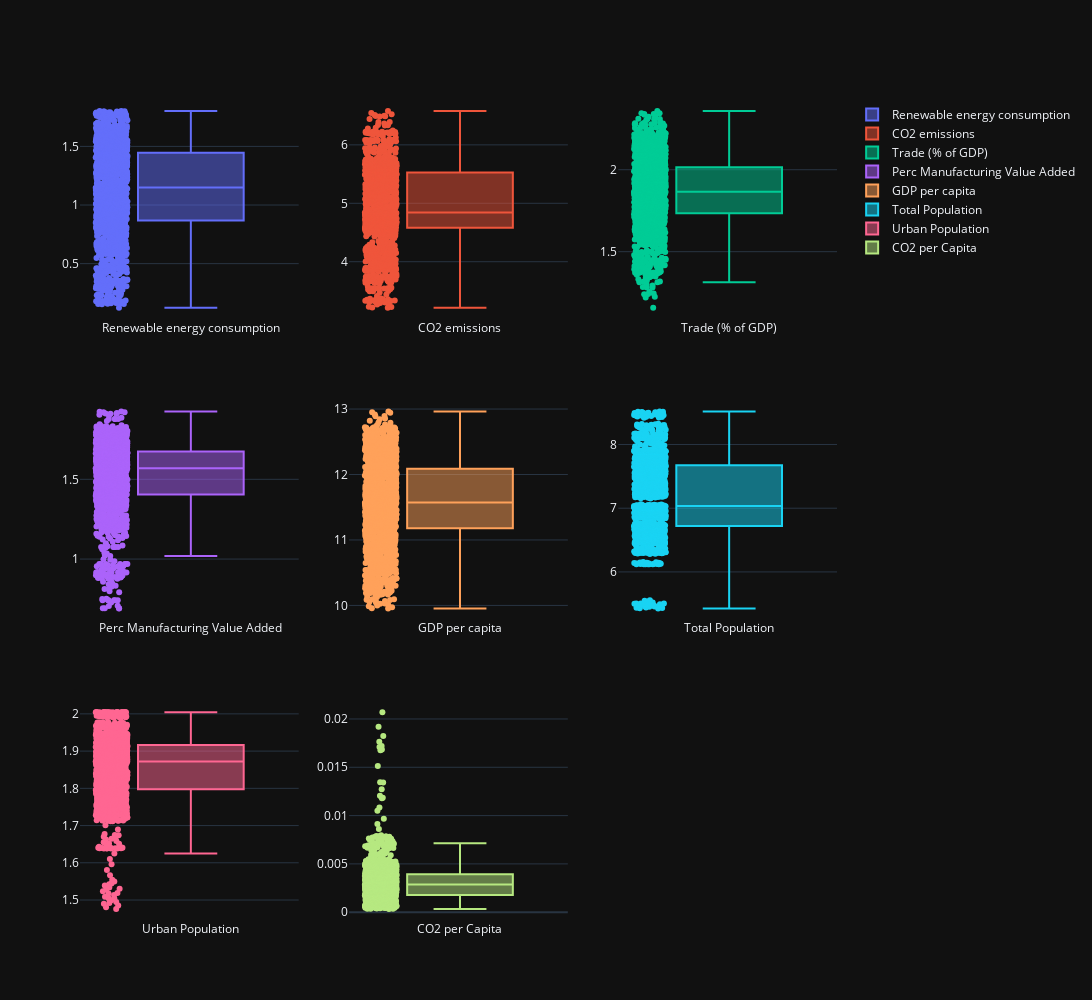

Notebook cell for this chart:
### Markdown cell above
### Box Plots

### Code cell
# create box plots to further investigate data and their distributions
from plotly.subplots import make_subplots
import plotly.graph_objects as go

n_rows=3
n_cols=3

vars = ['Renewable energy consumption', 'CO2 emissions',
       'Trade (% of GDP)', 'Perc Manufacturing Value Added', 'GDP per capita',
       'Total Population', 'Urban Population', 'CO2 per Capita']

figsize = (18,15)

fig = make_subplots(rows=n_rows, cols=n_cols)

fig.update_layout(template="plotly_dark",width=1400,
    height=1000)

for i, var in enumerate(vars):
    
    fig.add_trace(
        go.Box(y=processed_df[var],
        name=var),
        row=(i//n_cols)+1, col=(i%n_cols)+1,
    )

fig.update_traces(boxpoints='all', jitter=.3)

### Figure 1 — Plotly figure (JSON) as saved in the notebook; plotly's stock layout.template omitted (floating-point values rounded to 4 significant figures; data arrays with more than 128 entries replaced by an {"elided": "..."} marker saying what was removed)
{"data": [{"boxpoints": "all", "jitter": 0.3, "name": "Renewable energy consumption", "type": "box", "xaxis": "x", "y": {"elided": "1443 float values"}, "yaxis": "y"}, {"boxpoints": "all", "jitter": 0.3, "name": "CO2 emissions", "type": "box", "xaxis": "x2", "y": {"elided": "1443 float values"}, "yaxis": "y2"}, {"boxpoints": "all", "jitter": 0.3, "name": "Trade (% of GDP)", "type": "box", "xaxis": "x3", "y": {"elided": "1443 float values"}, "yaxis": "y3"}, {"boxpoints": "all", "jitter": 0.3, "name": "Perc Manufacturing Value Added", "type": "box", "xaxis": "x4", "y": {"elided": "1443 float values"}, "yaxis": "y4"}, {"boxpoints": "all", "jitter": 0.3, "name": "GDP per capita", "type": "box", "xaxis": "x5", "y": {"elided": "1443 float values"}, "yaxis": "y5"}, {"boxpoints": "all", "jitter": 0.3, "name": "Total Population", "type": "box", "xaxis": "x6", "y": {"elided": "1443 float values"}, "yaxis": "y6"}, {"boxpoints": "all", "jitter": 0.3, "name": "Urban Population", "type": "box", "xaxis": "x7", "y": {"elided": "1443 float values"}, "yaxis": "y7"}, {"boxpoints": "all", "jitter": 0.3, "name": "CO2 per Capita", "type": "box", "xaxis": "x8", "y": {"elided": "1443 float values"}, "yaxis": "y8"}], "layout": {"height": 1000, "width": 1400, "xaxis": {"anchor": "y", "domain": [0, 0.2889]}, "xaxis2": {"anchor": "y2", "domain": [0.3556, 0.6444]}, "xaxis3": {"anchor": "y3", "domain": [0.7111, 1]}, "xaxis4": {"anchor": "y4", "domain": [0, 0.2889]}, "xaxis5": {"anchor": "y5", "domain": [0.3556, 0.6444]}, "xaxis6": {"anchor": "y6", "domain": [0.7111, 1]}, "xaxis7": {"anchor": "y7", "domain": [0, 0.2889]}, "xaxis8": {"anchor": "y8", "domain": [0.3556, 0.6444]}, "xaxis9": {"anchor": "y9", "domain": [0.7111, 1]}, "yaxis": {"anchor": "x", "domain": [0.7333, 1]}, "yaxis2": {"anchor": "x2", "domain": [0.7333, 1]}, "yaxis3": {"anchor": "x3", "domain": [0.7333, 1]}, "yaxis4": {"anchor": "x4", "domain": [0.3667, 0.6333]}, "yaxis5": {"anchor": "x5", "domain": [0.3667, 0.6333]}, "yaxis6": {"anchor": "x6", "domain": [0.3667, 0.6333]}, "yaxis7": {"anchor": "x7", "domain": [0, 0.2667]}, "yaxis8": {"anchor": "x8", "domain": [0, 0.2667]}, "yaxis9": {"anchor": "x9", "domain": [0, 0.2667]}}}
